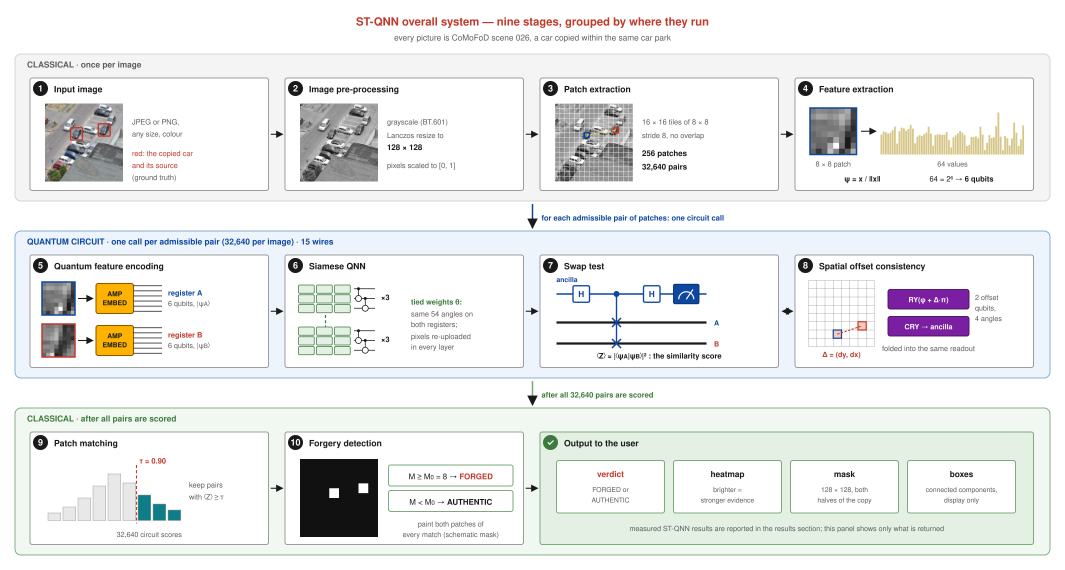
#> input picture paper/paper/Paper-img/overall system pipeline.jpeg, 4260 x 2280 px, given in place of 001_F.png, which was not available (shown at 1/4 size)
$ python timing.py
#> lines starting #> are read from the running program, lines starting #| are printed output that depends on the picture
### code/cmfd_swaptest_pipeline.py
"""
CMFD Pipeline v3 - PURE Siamese Swap-Test QNN for Copy-Move Detection
=======================================================================
v3 removes every hand-engineered classical stage from the v2 hybrid so
that the detector is quantum end-to-end: raw pixels go into the circuit
and a measured expectation value comes out. Nothing is learned or
decided classically.

What changed from v2 (the hybrid), and why
------------------------------------------
  - v2 fed the circuit a DCT + intensity-histogram descriptor. That is
    classical feature engineering and was the single biggest reason v2
    could not be called a quantum model: the circuit only ever saw
    24 numbers a classical algorithm had already decided were the
    interesting ones. v3 amplitude-encodes the RAW patch pixels.
  - v2 pre-filtered candidate pairs with Fridrich-style lexicographic
    block matching (a classical O(N log N) sort). v3 scores every
    admissible pair with the circuit. The quantum analogue of the
    prefilter is Grover/amplitude amplification over a pair-index
    register, which needs QRAM to load all patches in superposition -
    not simulable here, so it is documented as future work rather than
    faked. The honest cost of dropping it is O(N^2) circuit calls,
    which is why the default stride is coarser than v2's.
  - v2 decided which matches were real with a classical Hough-style
    (dy, dx) histogram vote. v3 encodes the pair's spatial offset into
    a third quantum register and lets trainable controlled rotations
    fold it into the ancilla readout (see the limitation below).
  - v2 cleaned its output mask with binary dilation/erosion. v3 does
    not: morphology is a classical CV operator.

Architecture
------------
1. Patch preparation: a raw patch is flattened and L2-normalized. That
   is state preparation, not feature extraction - no basis transform,
   no descriptor, no learned or hand-chosen projection.
2. Pair generation: all patch pairs at least `min_spatial_dist` apart.
3. Pure quantum scoring, one circuit per pair:
     - AmplitudeEmbedding loads all patch_size^2 pixels of patch A into
       register A and patch B into register B (needs exactly
       n_qubits = log2(patch_size^2) wires per register).
     - `n_layers` data re-uploading blocks apply RX/RY/RZ with angles
       `weight + pixel*pi` plus a CNOT ring, using the SAME (tied)
       weight tensor for both registers - the quantum analogue of a
       Siamese network's shared-weight distance metric.
     - The pair's (dy, dx) offset is angle-encoded into a small offset
       register with its own trainable rotations.
     - Swap test: H(ancilla) -> CSWAP(ancilla, a_k, b_k) for all k ->
       trainable CRY from each offset wire onto the ancilla -> H.
     - Readout is <Z> on the ancilla, clipped to [0, 1].
   IMPORTANT (why re-uploading is mandatory here): a plain
   AmplitudeEmbedding followed by a data-INDEPENDENT tied unitary U(w)
   is provably degenerate under a swap test -
   |<U(w)f_a|U(w)f_b>|^2 = |<f_a|f_b>|^2 for ANY U(w) - so the loss
   gradient w.r.t. w is exactly zero everywhere (confirmed empirically
   in v2 at n_qubits in {2,3,4}: grad norm ~1e-16, similarity
   bit-identical across independent random weight draws). Re-uploading
   the pixels INSIDE the rotation angles makes each register's unitary
   data-dependent, so there is no shared U(w) left to cancel. Keep this
   in mind before "simplifying" the ansatz - see SwapTestSiameseQNN.
4. Training: MSE on similarity labels over self-supervised synthetic
   copy-move pairs (an authentic patch duplicated to a new location,
   optionally rotated in {0,90,180,270} -> exact positive by
   construction; random non-matching locations -> negatives). CoMoFoD
   masks carry no patch CORRESPONDENCE, so supervised pair labels do
   not exist and this augmentation is what makes training possible.
   The ONLY trainable parameters are circuit rotation angles - there is
   no classical trainable layer anywhere in the model.
5. Inference: every pair is scored by the circuit, thresholded, and
   surviving pairs paint BOTH the source and target region into the
   mask. No vote, no morphology.

Known limitations (stated plainly, not glossed over)
----------------------------------------------------
  - The offset register is a WEAKER substitute for v2's classical
    vote, not an equivalent one. Offset consistency is a GLOBAL
    property of the pair ensemble ("many pairs share one offset"); a
    per-pair circuit cannot observe clustering it is not shown. A
    faithful quantum version needs quantum counting / amplitude
    estimation over all pairs at once, which again needs QRAM. Expect
    lower precision than v2 on homogeneous regions (sky, walls) - that
    is the real, measured price of purity, and the report should say
    so rather than hide it.
  - Offset handling is translation-only, as in v2. Rotated copy-move
    needs a dtheta component. (NOTE: in CoMoFoD, "CR" is Color
    Reduction post-processing, NOT rotation - rotated forgeries are
    identified by base scene id range, see get_geometry_type. BC/CA/
    CR/IB/JC/NA are post-processing categories applied independently
    of the geometry used to build the forgery.)
  - Dropping the classical prefilter makes inference O(N^2) in patch
    count. Use a coarser --stride; see the cost table in main().
  - No accuracy guarantees; this is architecture, not a tuned model.
    v3 is expected to score LOWER than the v2 hybrid. Purity is the
    goal here, not the leaderboard.
"""

import os
import sys
import json
import argparse
from io import BytesIO
import numpy as np
from pathlib import Path

import pennylane as qml
from pennylane import numpy as pnp

from PIL import Image

try:
    from tqdm import tqdm
except ImportError:
    def tqdm(x, **kwargs):
        return x


# ============================================================================
# DATASET LOADING (same contract as v1's CoMoFoDDataset)
# ============================================================================

class CoMoFoDDataset:
    """
    Load CoMoFoD dataset with ground truth masks.

    Supports two on-disk layouts:
      - "legacy": dataset_dir/{Forged,Masks,Original}/  (kept for back-compat,
        was never matched by any real CoMoFoD download)
      - "flat": the real CoMoFoD_small_v2 layout as distributed - a single
        flat directory of {id}_F.png, {id}_F_{CODE}{level}.{png,jpg},
        {id}_O.png, {id}_B.png (ground truth mask), etc. `dataset_dir` may
        point either directly at that flat folder or at its parent (a
        `CoMoFoD_small_v2/` subfolder is auto-detected).

    Ground truth: CoMoFoD_small_v2 ships two mask-shaped files per base
    image, `{id}_B.png` and `{id}_M.png`. Inspection shows `_B` is a clean
    near-binary mask ({0, 255} plus minor anti-alias, area consistent with
    readme.txt's documented forged-region sizes) while `_M` is a 200+ level
    grayscale image that is not a segmentation mask - so `_B` is used here.
    Post-processing (BC/CA/CR/IB/JC/NA) does not move the forged region, so
    one `_B` mask is shared across all post-processed variants of a base
    image.
    """

    # Real CoMoFoD post-processing codes (from the bundled readme.txt),
    # distinct from the geometric transformation used to build the forgery.
    TRANSFORM_MAP = {
        'BC': 'Brightness Change', 'CA': 'Contrast Adjustment',
        'CR': 'Color Reduction', 'IB': 'Image Blurring',
        'JC': 'JPEG Compression', 'NA': 'Noise Adding',
    }

    # Base scene id ranges (1-indexed, inclusive) documented in readme.txt
    # for the GEOMETRIC transformation used to construct the copy-move
    # forgery itself - independent of the post-processing code above.
    GEOMETRY_RANGES = [
        (1, 40, 'Translation'), (41, 80, 'Rotation'), (81, 120, 'Scaling'),
        (121, 159, 'Distortion'), (160, 200, 'Combination'),
    ]

    # [57 lines left out: function __init__, not called in this run]

    def __len__(self):
        return len(self.image_files)

    # [78 lines left out: functions _load_image, _mask_path_for, __getitem__, get_training_image, get_geometry_type, get_transformation_type, not called in this run]


# ============================================================================
# QUANTUM STATE PREPARATION (replaces v2's classical DCT + histogram
# descriptor - see module docstring)
# ============================================================================

def qubits_for_patch(patch_size: int) -> int:
    """
    Wires needed per register to amplitude-encode a patch_size^2 patch.
    Amplitude encoding packs 2^n real amplitudes into n qubits, so a
    16x16 patch (256 px) needs exactly 8 qubits - the reason patch sizes
    that are powers of two are strongly preferred here.
    """
    n_px = patch_size * patch_size
    n_q = int(np.ceil(np.log2(n_px)))
    return max(1, n_q)


def prepare_patch_state(patch: np.ndarray) -> np.ndarray:
    """
    Raw patch -> normalized amplitude vector, zero-padded to 2^n.

    This is STATE PREPARATION, not feature extraction: the pixels are
    flattened and L2-normalized and nothing else. No basis transform, no
    descriptor, no hand-chosen projection - that distinction is the whole
    point of v3 (v2 fed the circuit DCT coefficients + a histogram here).

    A flat/black patch has zero norm and cannot be normalized into a
    quantum state, so it falls back to the uniform superposition, which
    is the correct "no information" state for it.
    """
    flat = np.asarray(patch, dtype=np.float64).ravel()
    dim = 2 ** qubits_for_patch(int(np.sqrt(len(flat))))
    if len(flat) < dim:
        flat = np.pad(flat, (0, dim - len(flat)), mode='constant')

    norm = np.linalg.norm(flat)
    if norm < 1e-9:
        return np.full(dim, 1.0 / np.sqrt(dim))
    return flat / norm


def extract_all_patches(image: np.ndarray, patch_size: int, stride: int):
    """
    Sliding-window patch extraction. Returns (coords, states) where each
    state is the amplitude vector fed straight to AmplitudeEmbedding.
    Kept the same windowing as v2 so masks stay comparable.
    """
    H, W = image.shape
    coords, states = [], []
    for y in range(0, H - patch_size + 1, stride):
        for x in range(0, W - patch_size + 1, stride):
            patch = image[y:y + patch_size, x:x + patch_size]
            coords.append((y, x))
            states.append(prepare_patch_state(patch))
    return coords, np.array(states, dtype=np.float64)


# ============================================================================
# PAIR GENERATION - exhaustive (v2's classical prefilter removed)
# ============================================================================

def generate_all_pairs(coords, min_spatial_dist: int = 24):
    """
    Every patch pair at least `min_spatial_dist` apart, scored by the
    circuit. v2 pre-filtered these with a classical lexicographic sort
    over DCT descriptors (Fridrich et al.); that is a classical matching
    algorithm doing the detector's job before the circuit ever runs, so
    v3 removes it.

    The quantum replacement would be Grover / amplitude amplification
    over a pair-index register, giving back the O(sqrt(N)) advantage -
    but that needs QRAM to hold all patches in superposition and is not
    simulable at this scale, so it stays documented as future work
    instead of being faked with a classical stand-in.

    The honest consequence: this is O(N^2) circuit evaluations. Patch
    count is set by --stride, so stride is now the main cost dial.

    min_spatial_dist still drops trivially-adjacent pairs - a patch
    always resembles its immediate neighbour and that is not a
    copy-move. It is a geometric admissibility rule on coordinates, not
    a similarity judgement, so it carries no classical matching signal.
    """
    n = len(coords)
    pairs = []
    for i in range(n):
        yi, xi = coords[i]
        for j in range(i + 1, n):
            yj, xj = coords[j]
            if np.hypot(yi - yj, xi - xj) < min_spatial_dist:
                continue
            pairs.append((i, j))
    return pairs


# ============================================================================
# SIAMESE SWAP-TEST QNN
# ============================================================================

def encode_offset(dy: float, dx: float, img_size: int) -> np.ndarray:
    """
    Pair spatial offset -> angles in [-1, 1] for the offset register.

    Sign is folded away because a copy-move offset is symmetric: pair
    (i, j) and (j, i) describe the same duplication event, so the circuit
    must not learn to prefer one direction.
    """
    return np.array([abs(dy) / img_size, abs(dx) / img_size], dtype=np.float64)


class SwapTestSiameseQNN:
    """
    Pure quantum pair scorer: two amplitude-encoded patch registers, a
    tied re-uploading ansatz, a small offset register, and a swap-test
    ancilla readout. Every trainable parameter in the model is a rotation
    angle in this circuit - there is no classical trainable layer.

    WHY THE ANSATZ LOOKS LIKE THIS (do not "simplify" it away)
    ----------------------------------------------------------
    AmplitudeEmbedding followed by a data-INDEPENDENT tied unitary U(w)
    is provably degenerate under a swap test:
        |<U(w)f_a|U(w)f_b>|^2 = |<f_a|U(w)^dag U(w)|f_b>|^2 = |<f_a|f_b>|^2
    for ANY unitary U(w). The output - and therefore the gradient w.r.t.
    w - is exactly constant, confirmed empirically in v2 (grad norm
    ~1e-16 at n_qubits in {2,3,4}, similarity bit-identical across
    independent random weight draws). The fix, kept here, is data
    re-uploading (Perez-Salinas et al., 2020): the pixels are folded
    back INTO the rotation angles at every layer, so each register's
    unitary is data-dependent and nothing cancels. Weights stay tied -
    one weight tensor drives both registers, which is exactly the
    shared-weight property that makes a Siamese network a Siamese
    network.

    v3 additionally amplitude-encodes the raw pixels first, so the
    circuit sees the whole patch (all patch_size^2 values) rather than
    the handful of pixels the re-upload layers have room for. The
    embedding supplies the information; the re-upload layers supply the
    trainability.
    """

    @staticmethod
    def _pick_device(n_wires, requested):
        """
        lightning.qubit (C++ statevector) is 3-7x faster than default.qubit
        here and it matters: pair scoring is exhaustive in v3, so the
        per-circuit cost is multiplied by tens of thousands of pairs.
        lightning has no 'backprop', so it pairs with 'adjoint' - which is
        also the more hardware-honest gradient of the two.
        """
        if requested == 'auto':
            try:
                return qml.device('lightning.qubit', wires=n_wires), 'adjoint'
            except Exception:
                return qml.device('default.qubit', wires=n_wires), 'backprop'
        if requested in ('adjoint', 'parameter-shift'):
            try:
                return qml.device('lightning.qubit', wires=n_wires), requested
            except Exception:
                return qml.device('default.qubit', wires=n_wires), requested
        return qml.device('default.qubit', wires=n_wires), requested

    def __init__(self, patch_size: int = 8, n_layers: int = 3,
                 n_offset_qubits: int = 2, img_size: int = 256,
                 diff_method: str = 'auto', seed: int = None):
        self.patch_size = patch_size
        self.n_qubits = qubits_for_patch(patch_size)
        self.n_layers = n_layers
        self.n_offset_qubits = n_offset_qubits
        self.img_size = img_size
        self.diff_method = diff_method
        self.state_dim = 2 ** self.n_qubits

        self.reg_a = list(range(0, self.n_qubits))
        self.reg_b = list(range(self.n_qubits, 2 * self.n_qubits))
        self.reg_off = list(range(2 * self.n_qubits,
                                  2 * self.n_qubits + n_offset_qubits))
        self.ancilla = 2 * self.n_qubits + n_offset_qubits
        self.n_wires = self.ancilla + 1

        # Amplitudes of a normalized 2^n vector are O(1/sqrt(2^n)), which
        # would make the re-upload angles vanishingly small and the data
        # dependence (the thing keeping gradients alive) numerically
        # negligible. Rescaling by sqrt(dim) puts a mid-grey pixel near
        # 1 rad. Angles wrap mod 2*pi, so overshoot on bright pixels is
        # harmless.
        self.reupload_scale = np.sqrt(self.state_dim)

        self.dev, self.diff_method = self._pick_device(self.n_wires, diff_method)

        rng = pnp.random.default_rng(seed) if seed is not None else pnp.random
        self.weights = pnp.array(
            rng.uniform(0, 2 * np.pi, (n_layers, self.n_qubits, 3)),
            requires_grad=True)
        # Row 0: offset encoding bias (random). Row 1: CRY readout coupling,
        # initialized NEAR ZERO on purpose. The CRY gates sit inside the
        # swap-test interferometer, so a random coupling partially decoheres
        # the ancilla and caps the output: at random init, two IDENTICAL
        # patches scored only ~0.32 instead of 1.0, meaning the model could
        # not reach its own positive label and training started above the
        # constant-predictor floor. Starting at CRY ~ identity makes the
        # circuit a clean swap test (identical patches -> 1.0) that then
        # LEARNS how much offset coupling to introduce.
        self.offset_weights = pnp.array(
            np.concatenate([
                rng.uniform(0, 2 * np.pi, (1, n_offset_qubits)),
                rng.uniform(-0.05, 0.05, (1, n_offset_qubits)),
            ]),
            requires_grad=True)

        self.qnode = qml.QNode(self._circuit, self.dev, diff_method=self.diff_method)

    # [639 lines left out: functions _reupload_angle, _reupload_block, _circuit, similarity, save, load and 10 more, not called in this run]


# [2 lines that do not run on import are left out]

### scripts/paper_pure/timing.py
"""Time per pair for each real circuit on one process, same 256 pairs of scene 001."""
import sys, time
import numpy as np
import pennylane as qml
from PIL import Image
sys.path.insert(0, 'code')
from cmfd_swaptest_pipeline import SwapTestSiameseQNN, extract_all_patches, generate_all_pairs, encode_offset
CK = 'checkpoints_pure/swaptest_qnn_epoch10.npz'
img = np.asarray(Image.open('data/comofod/CoMoFoD_small_v2/001_F.png').convert('L').resize((128, 128), Image.LANCZOS), dtype=np.float32) / 255.
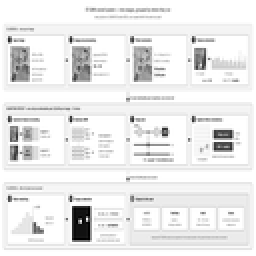
#> img: shape (128, 128) float32 (shown 2 times larger); min 0, max 1, mean 0.921
co, st = extract_all_patches(img, 8, 8)
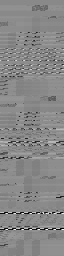
#> st: shape (256, 64) float64; min 0, max 0.232, mean 0.124; drawn with min black and max white
pairs = generate_all_pairs(co, min_spatial_dist=8)
ch = pairs[:256]
A, B = st[[i for i, j in ch]], st[[j for i, j in ch]]
#> A: shape (256, 64) float64; every value is 0.125
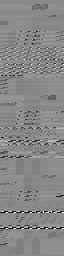
#> B: shape (256, 64) float64; min 0, max 0.232, mean 0.124; drawn with min black and max white
off = np.array([encode_offset(co[j][0] - co[i][0], co[j][1] - co[i][1], 128) for i, j in ch])
N = len(pairs)


def report(name, wires, f):
    f(); t = time.perf_counter(); f(); d = (time.perf_counter() - t) / 256
    print(f'{name:34s} {wires:2d} wires {d*1e3:7.2f} ms/pair  {d*N/60:6.2f} min/image', flush=True)


for nq, name in ((2, 'v3 as deployed'), (0, 'v3 no offset register')):
#> (the run stopped early here; a loop or call above may not have finished)
